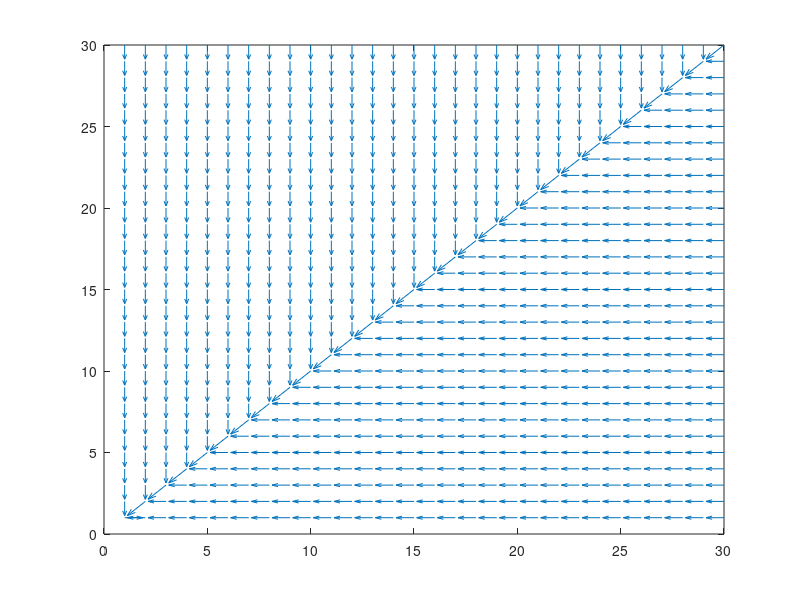

This chart was generated by the following MATLAB code:
function [  ] = policyToQuiver(  )
[X Y] = meshgrid(1:30, 1:30);
Z1 = zeros(30,30);
Z2 = zeros(30,30);
%R1 = rand(30,30);

policy = [0,3,3,3,3,3,3,3,3,3,3,3,3,3,3,3,3,3,3,3,3,3,3,3,3,3,3,3,3,3,1,7,3,3,3,3,3,3,3,3,3,3,3,3,3,3,3,3,3,3,3,3,3,3,3,3,3,3,3,3,1,1,7,3,3,3,3,3,3,3,3,3,3,3,3,3,3,3,3,3,3,3,3,3,3,3,3,3,3,3,1,1,1,7,3,3,3,3,3,3,3,3,3,3,3,3,3,3,3,3,3,3,3,3,3,3,3,3,3,3,1,1,1,1,7,3,3,3,3,3,3,3,3,3,3,3,3,3,3,3,3,3,3,3,3,3,3,3,3,3,1,1,1,1,1,7,3,3,3,3,3,3,3,3,3,3,3,3,3,3,3,3,3,3,3,3,3,3,3,3,1,1,1,1,1,1,7,3,3,3,3,3,3,3,3,3,3,3,3,3,3,3,3,3,3,3,3,3,3,3,1,1,1,1,1,1,1,7,3,3,3,3,3,3,3,3,3,3,3,3,3,3,3,3,3,3,3,3,3,3,1,1,1,1,1,1,1,1,7,3,3,3,3,3,3,3,3,3,3,3,3,3,3,3,3,3,3,3,3,3,1,1,1,1,1,1,1,1,1,7,3,3,3,3,3,3,3,3,3,3,3,3,3,3,3,3,3,3,3,3,1,1,1,1,1,1,1,1,1,1,7,3,3,3,3,3,3,3,3,3,3,3,3,3,3,3,3,3,3,3,1,1,1,1,1,1,1,1,1,1,1,7,3,3,3,3,3,3,3,3,3,3,3,3,3,3,3,3,3,3,1,1,1,1,1,1,1,1,1,1,1,1,7,3,3,3,3,3,3,3,3,3,3,3,3,3,3,3,3,3,1,1,1,1,1,1,1,1,1,1,1,1,1,7,3,3,3,3,3,3,3,3,3,3,3,3,3,3,3,3,1,1,1,1,1,1,1,1,1,1,1,1,1,1,7,3,3,3,3,3,3,3,3,3,3,3,3,3,3,3,1,1,1,1,1,1,1,1,1,1,1,1,1,1,1,7,3,3,3,3,3,3,3,3,3,3,3,3,3,3,1,1,1,1,1,1,1,1,1,1,1,1,1,1,1,1,7,3,3,3,3,3,3,3,3,3,3,3,3,3,1,1,1,1,1,1,1,1,1,1,1,1,1,1,1,1,1,7,3,3,3,3,3,3,3,3,3,3,3,3,1,1,1,1,1,1,1,1,1,1,1,1,1,1,1,1,1,1,7,3,3,3,3,3,3,3,3,3,3,3,1,1,1,1,1,1,1,1,1,1,1,1,1,1,1,1,1,1,1,7,3,3,3,3,3,3,3,3,3,3,1,1,1,1,1,1,1,1,1,1,1,1,1,1,1,1,1,1,1,1,7,3,3,3,3,3,3,3,3,3,1,1,1,1,1,1,1,1,1,1,1,1,1,1,1,1,1,1,1,1,1,7,3,3,3,3,3,3,3,3,1,1,1,1,1,1,1,1,1,1,1,1,1,1,1,1,1,1,1,1,1,1,7,3,3,3,3,3,3,3,1,1,1,1,1,1,1,1,1,1,1,1,1,1,1,1,1,1,1,1,1,1,1,7,3,3,3,3,3,3,1,1,1,1,1,1,1,1,1,1,1,1,1,1,1,1,1,1,1,1,1,1,1,1,7,3,3,3,3,3,1,1,1,1,1,1,1,1,1,1,1,1,1,1,1,1,1,1,1,1,1,1,1,1,1,7,3,3,3,3,1,1,1,1,1,1,1,1,1,1,1,1,1,1,1,1,1,1,1,1,1,1,1,1,1,1,7,3,3,3,1,1,1,1,1,1,1,1,1,1,1,1,1,1,1,1,1,1,1,1,1,1,1,1,1,1,1,7,3,3,1,1,1,1,1,1,1,1,1,1,1,1,1,1,1,1,1,1,1,1,1,1,1,1,1,1,1,1,7,3,1,1,1,1,1,1,1,1,1,1,1,1,1,1,1,1,1,1,1,1,1,1,1,1,1,1,1,1,1,7];


for i= 1:900
    x = stateToX(i);
    y = stateToY(i);
    switch policy(i)
        case 0
            Z2(x,y) = 1;
        case 1
            Z2(x,y) = -1;
        case 2
            Z1(x,y) = 1;
        case 3
            Z1(x,y) = -1;
        case 4
            Z1(x,y) = 1;
            Z2(x,y) = 1;
        case 5
            Z1(x,y) = -1;
            Z2(x,y) = 1;
        case 6
            Z1(x,y) = 1;
            Z2(x,y) = -1;
        case 7
            Z1(x,y) = -1;
            Z2(x,y) = -1;
    end
end

quiver(X,Y,Z2,Z1);

    function [ x] = stateToX(state)
        x = mod(state -1, 30) + 1;
    end

    function [y] = stateToY(state)
        y = floor((state-1)/30) + 1;
    end

end

